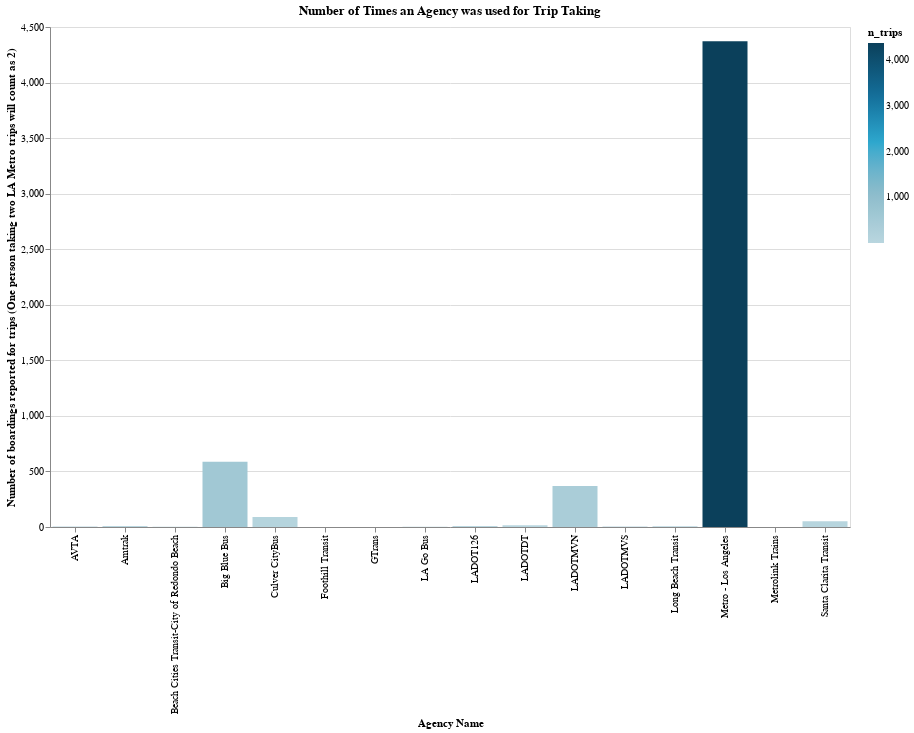

The code cell stored with this chart in its notebook:
### Code cell
chart = (alt.Chart(df_agencies)
        .mark_bar()
        .encode(
            x=alt.X("agency", title = "Agency Name"),
            y=alt.Y("n_trips", title= "Number of boardings reported for trips (One person taking two LA Metro trips will count as 2)"),
            color=alt.Color("n_trips", scale=alt.Scale(range = cp.CALITP_SEQUENTIAL_COLORS)),
            tooltip = tooltip_cols)
      .properties(title = "Number of Times an Agency was used for Trip Taking",
    width=800,
    height=500)
        )
chart

### Figure 1 — Vega-Lite specification as saved in the notebook (floating-point values rounded to 4 significant figures)
{"config": {"view": {"continuousWidth": 300, "continuousHeight": 300}}, "data": {"name": "data-7e733dc305568106654c63ab2dcb0c98"}, "mark": {"type": "bar"}, "encoding": {"color": {"field": "n_trips", "scale": {"range": ["#B9D6DF", "#8CBCCB", "#2EA8CE", "#136C97", "#0B405B"]}, "type": "quantitative"}, "tooltip": [{"field": "agency", "type": "nominal"}, {"field": "n_trips", "type": "quantitative"}], "x": {"field": "agency", "title": "Agency Name", "type": "nominal"}, "y": {"field": "n_trips", "title": "Number of boardings reported for trips (One person taking two LA Metro trips will count as 2)", "type": "quantitative"}}, "height": 500, "title": "Number of Times an Agency was used for Trip Taking", "width": 800, "$schema": "https://vega.github.io/schema/vega-lite/v5.14.1.json", "datasets": {"data-7e733dc305568106654c63ab2dcb0c98": [{"agency": "AVTA", "n_trips": 4}, {"agency": "Beach Cities Transit-City of Redondo Beach", "n_trips": 2}, {"agency": "LADOT126", "n_trips": 8}, {"agency": "Metro - Los Angeles", "n_trips": 4372}, {"agency": "LA Go Bus", "n_trips": 2}, {"agency": "LADOTDT", "n_trips": 15}, {"agency": "Amtrak", "n_trips": 10}, {"agency": "Big Blue Bus", "n_trips": 587}, {"agency": "GTrans", "n_trips": 1}, {"agency": "LADOTMVN", "n_trips": 370}, {"agency": "Long Beach Transit", "n_trips": 6}, {"agency": "Santa Clarita Transit", "n_trips": 51}, {"agency": "Foothill Transit", "n_trips": 1}, {"agency": "Culver CityBus", "n_trips": 89}, {"agency": "Metrolink Trains", "n_trips": 1}, {"agency": "LADOTMVS", "n_trips": 4}]}}
